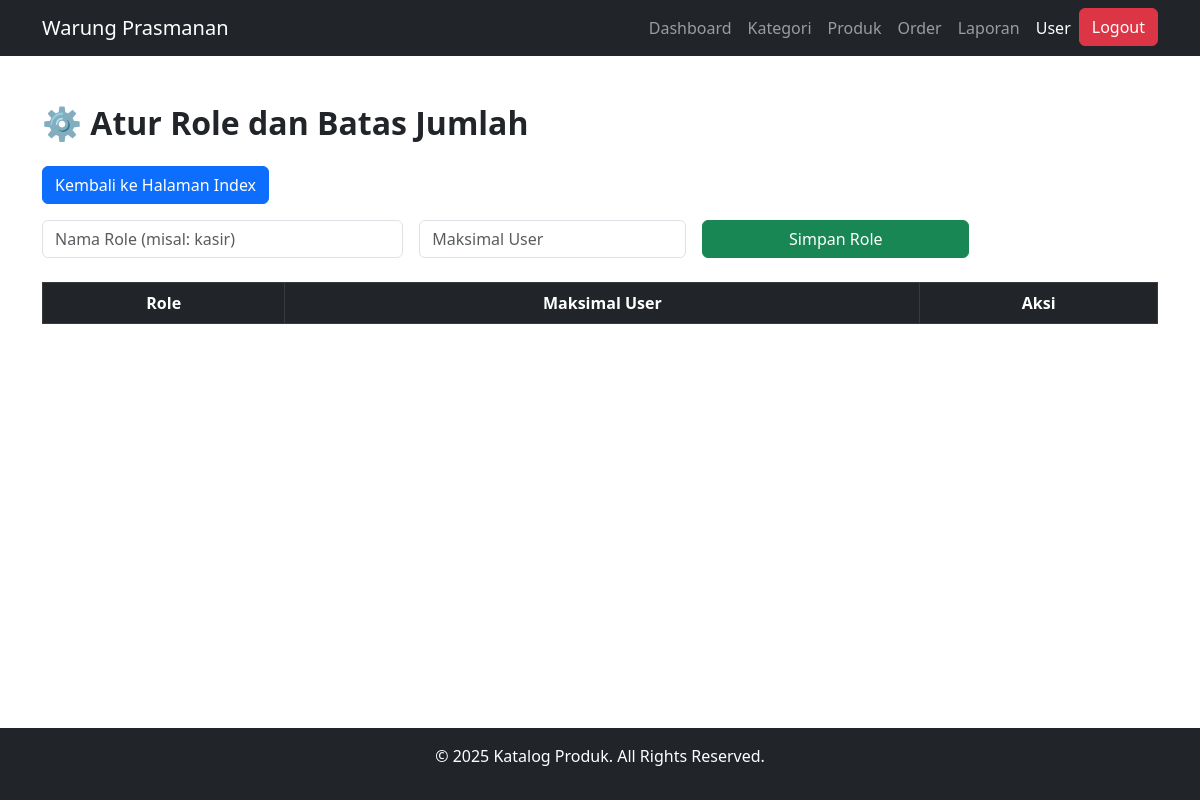
The page /user/atur_role.php (signed in) on the database as committed earlier.
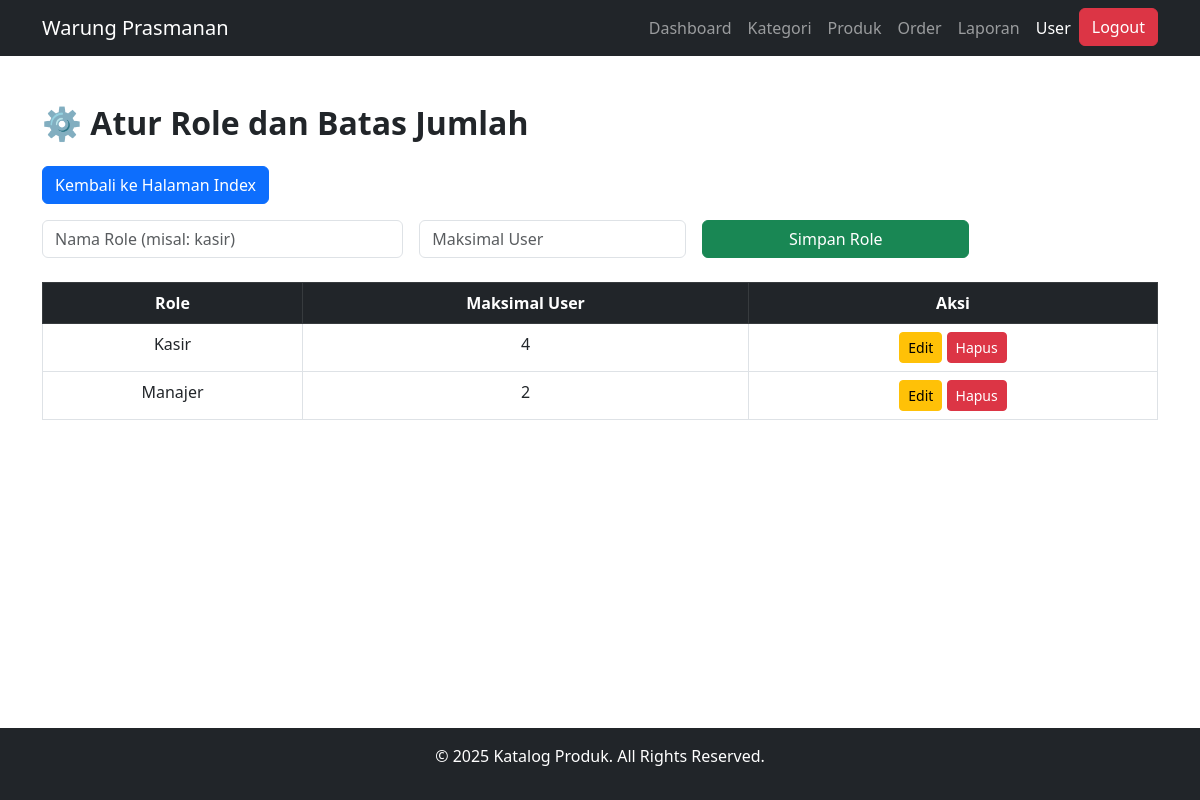
The same page on the database as committed later.
### tables this page shows
CREATE TABLE `role_limit` (
  `role` varchar(50) NOT NULL,
  `max_jumlah` int(11) NOT NULL
);

### user/atur_role.php (the view, shortened to what this page needs)
<?php
include '../config/db.php';
include '../includes/navbar.php';
$role_data = $koneksi->query("SELECT * FROM role_limit ORDER BY role ASC");
?>
<div class="container mt-5">
    <h2 class="fw-bold mb-4">⚙️ Atur Role dan Batas Jumlah</h2>
    <a href="index.php" class="btn btn-primary mb-3">
    <i class="bi bi-arrow-left-circle"></i> Kembali ke Halaman Index
    </a>
    <form method="post" class="row g-3 mb-4">
        <div class="col-md-4">
            <input type="text" name="role" class="form-control" placeholder="Nama Role (misal: kasir)" required>
        </div>
        <div class="col-md-3">
            <input type="number" name="max_jumlah" class="form-control" placeholder="Maksimal User" min="1" required>
        </div>
        <div class="col-md-3">
            <button type="submit" class="btn btn-success w-100">Simpan Role</button>
        </div>
    </form>
    <table class="table table-bordered text-center">
        <thead class="table-dark">
            <tr>
                <th>Role</th>
                <th>Maksimal User</th>
                <th>Aksi</th>
            </tr>
        </thead>
        <tbody>
            <?php while ($row = $role_data->fetch_assoc()): ?>
                <tr>
                    <td><?= htmlspecialchars(ucfirst($row['role'])) ?></td>
                    <td><?= $row['max_jumlah'] ?></td>
                    <td>
                        <a href="edit_role.php?role=<?= urlencode($row['role']) ?>" class="btn btn-sm btn-warning">Edit</a>
                        <a href="?hapus=<?= urlencode($row['role']) ?>" class="btn btn-danger btn-sm"
                           onclick="return confirm('Yakin ingin menghapus role ini?')">Hapus</a>
                    </td>
                </tr>
            <?php endwhile; ?>
        </tbody>
    </table>
</div>
<?php include '../includes/footer.php'; ?>

Rows that differ between the two databases and show on the page:
added role_limit: role "Kasir", max_jumlah "4"
added role_limit: role "Manajer", max_jumlah "2"
